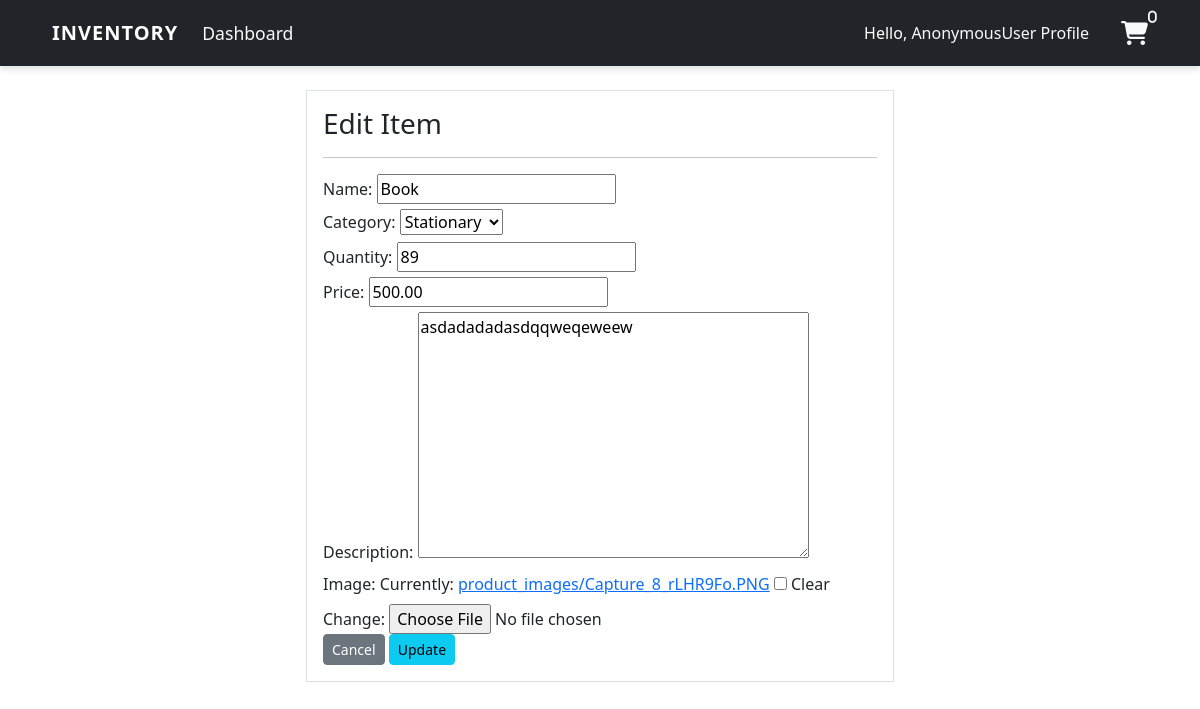
Page /product_update/10/ on the earlier database version.
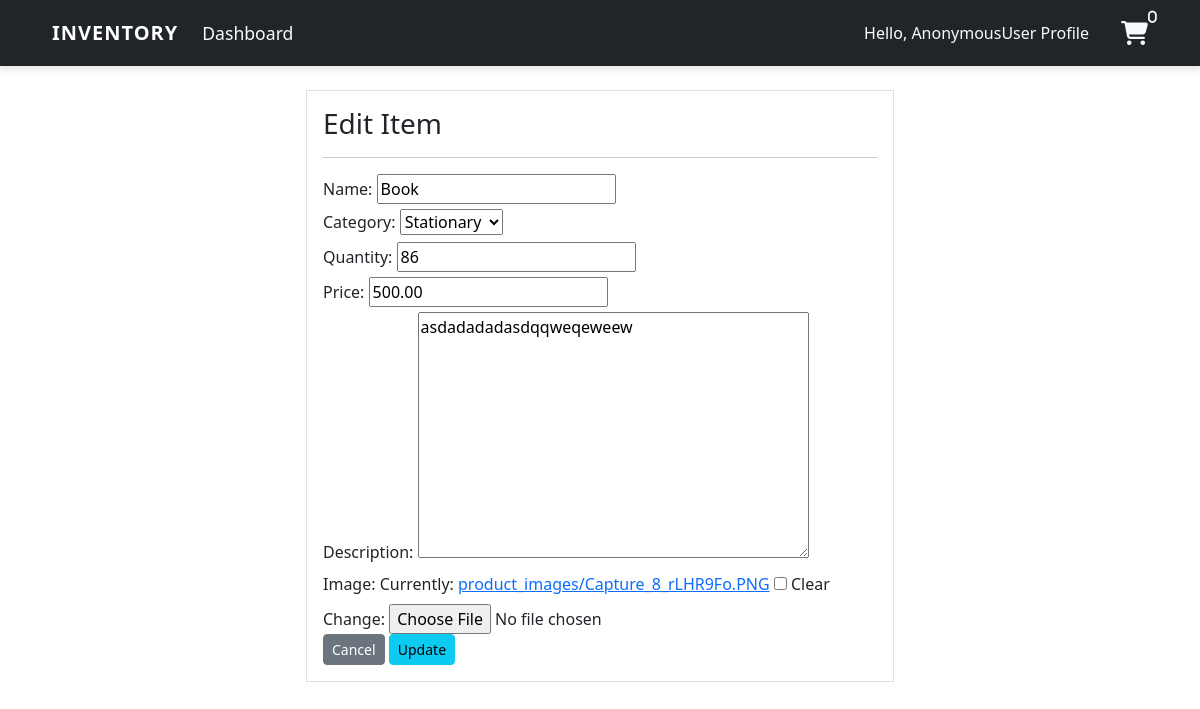
Same page on the later database version.
### user/models.py (models this page shows, shortened)
class Product(models.Model):
    name = models.CharField(max_length=100, blank=True , default='Untitled Product')
    category = models.CharField(max_length=20, choices=CATEGORY, blank=True ,default='Stationary')
    quantity = models.PositiveIntegerField()
    price = models.DecimalField(max_digits=10, decimal_places=2, default=0.00)
    description = models.TextField(blank=True, null=True)
    image = models.ImageField(upload_to='product_images/', blank=True, null=True)

### user/views.py (the view)
# urls.py: path('product_update/<int:pk>/' , views.product_update , name='product_update'),
def product_update(request , pk):
    item = Product.objects.get(id=pk)
    if request.method == 'POST':
        form = ProductForm(request.POST , instance=item)
        if form.is_valid():
            form.save()
            return redirect('product')
    else:
        form = ProductForm(instance=item)
    context = {
        'form' : form
    }
    return render (request , 'dashboard/product_update.html' , context)

### user/forms.py
class ProductForm(forms.ModelForm):
    class Meta:
        model = Product
        fields= ['name' , 'category' , 'quantity' ,'price' , 'description' , 'image']

### templates/dashboard/product_update.html (shortened to what this page needs)
{% extends 'partials/base.html' %}
{% block content %}
  <div class="row my-4">
    <div class="col-md-6 offset-md-3">
      <div class="border p-3 bg-white">
        <h3>Edit Item</h3>
        <hr />
        <form method="POST">
          {{form}}
          <a class="btn btn-secondary btn-sm" href=" {% url "product" %}">Cancel</a>
          <input class="btn btn-info btn-sm" type="submit" value="Update" />
        </form>
      </div>
    </div>
  </div>
{% endblock %}

Differences in the rows shown:
changed Product "Book": quantity "89" → "86"
